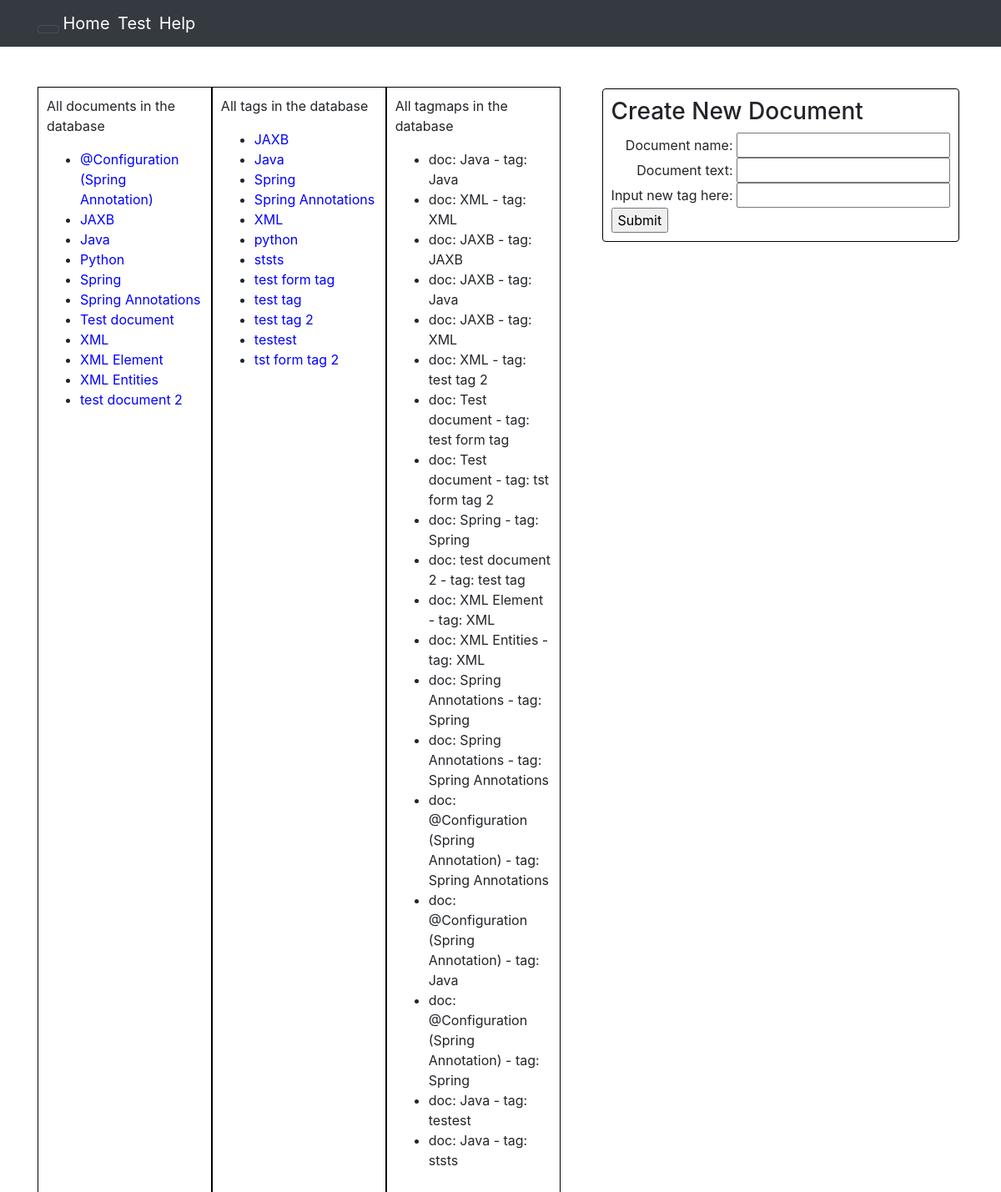
Page /notesfromxml/ on the earlier database version.
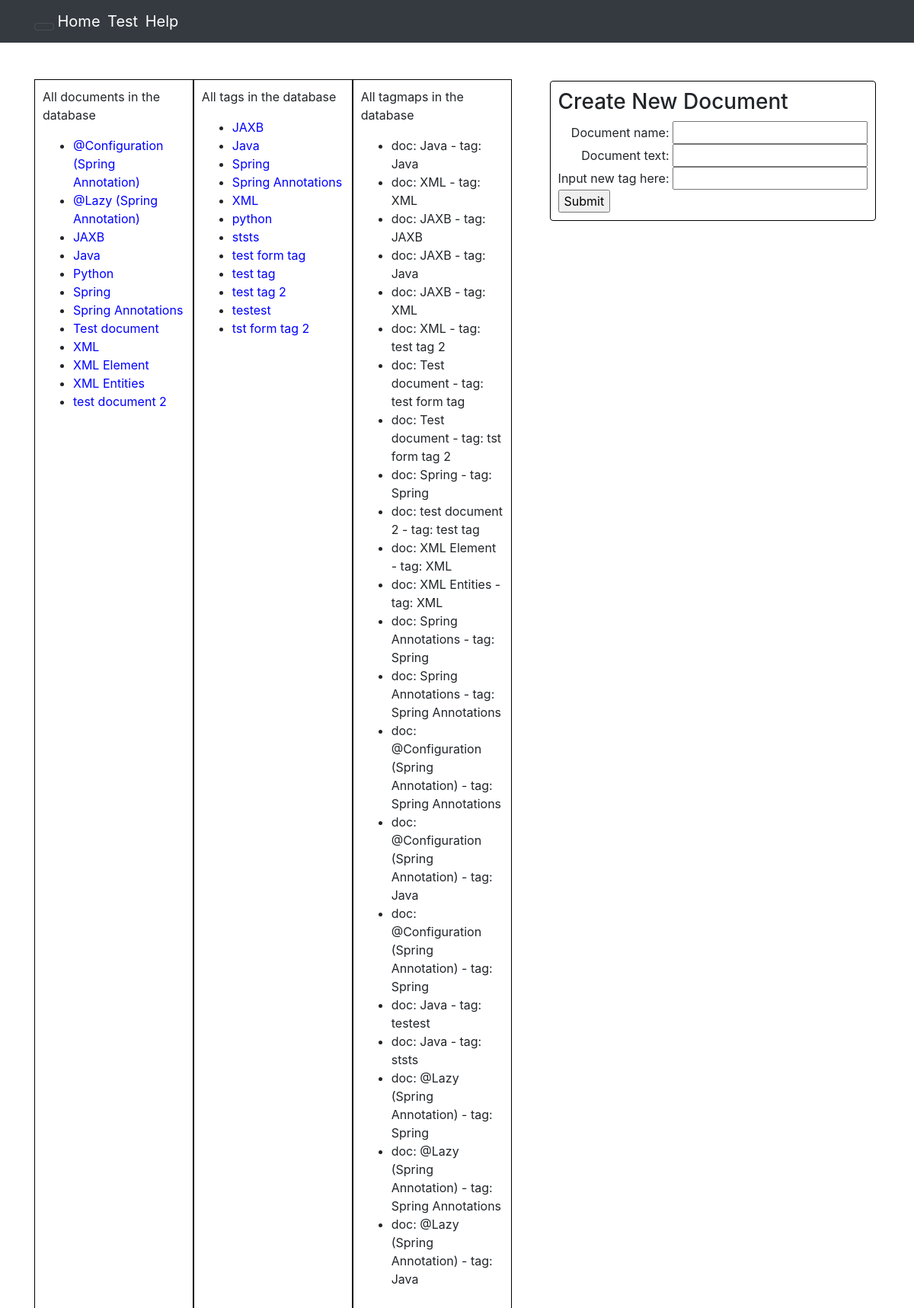
Same page on the later database version.
### notesfromxml/models.py (models this page shows, shortened)
class Document(models.Model):
    document_name = models.TextField()
    document_text = models.TextField()
    document_image = models.ImageField(blank=True)  # This allows only 1 image for each document.

class Tag(models.Model):
    tag_name = models.TextField()

class Tagmap(models.Model):
    tag = models.ForeignKey(
        'Tag',
        on_delete=models.CASCADE
    )
    document = models.ForeignKey(
        'Document',
        on_delete=models.CASCADE
    )
    def __str__(self):
        return 'doc: ' + self.document.document_name + " - tag: " + self.tag.tag_name

### notesfromxml/views.py (the view)
# urls.py: path('', views.index, name='index'),
def index(request):
    return render(request, 'notesfromxml/index.html', {'tags': Tag.objects.all().order_by('tag_name'),
                                                       'tagmaps': Tagmap.objects.all(),
                                                       'documents': Document.objects.all().order_by('document_name'),
                                                       'form': CreateDocumentForm()})

### notesfromxml/forms.py
class CreateDocumentForm(forms.Form):
    document_name = forms.CharField(label='Document name:')
    document_text = forms.CharField(label='Document text:')
    new_tag = forms.CharField(label='Input new tag here:')
    class Meta:
        fields = ['document_name', 'document_text', 'new_tag']

### notesfromxml/templatetags/app_filters.py (called while the page is built)
@register.filter(name='add_class')
def add_class(value, arg):
    return value.as_widget(attrs={'class': arg})

### notesfromxml/templates/notesfromxml/index.html (shortened to what this page needs)
{% extends 'notesfromxml/base.html' %}
{% load static %}
{% load app_filters %}
{% block nav-style %}mkt-nav{% endblock nav-style %}
{% block head_css_page %}
    <link href="{% static 'notesfromxml/css/index.css' %}" rel="stylesheet" media="screen">
{% endblock head_css_page %}
{% block content %}
    <div id="div-container-create-doc">
        <h3>Create New Document</h3>
        <form action="{% url 'notesfromxml:create_doc'%}" method="post">
            <div class="create_doc_input">
                <div>
                    {{ form.document_name.label }}
                    {{ form.document_name|add_class:'form_doc_name' }}
                </div>
                <div>
                    {{ form.document_text.label }}
                    {{ form.document_text|add_class:'form_doc_text' }}
                </div>
                <div>
                    {{ form.new_tag.label }}
                    {{ form.new_tag|add_class:'form_new_tag' }}
                </div>
            </div>
            <input type="submit" />
        </form>
    </div>
    <div class="container index-container">
        <div class="row">
            <div id="div-container-all-docs" class="col-md-4">
                {% if documents %}
                    <p>All documents in the database</p>
                    <ul>
                        {% for doc in documents %}
                            <li><a href="{% url 'notesfromxml:display_doc' doc.document_name %}">{{ doc.document_name }}</a></li>
                        {% endfor %}
                    </ul>
                {% endif %}
            </div>
            <div id="div-container-all-tags" class="col-md-4">
                {% if tags %}
                    <p>All tags in the database</p>
                    <ul>
                        {% for tag in tags %}
                            <li><a href="{% url 'notesfromxml:display_tag' tag.tag_name %}">{{ tag.tag_name }}</a></li>
                        {% endfor %}
                    </ul>
                {% endif %}
            </div>
            <div id="div-container-all-tagmaps" class="col-md-4">
                {% if tagmaps %}
                    <p>All tagmaps in the database</p>
                    <ul>
                        {% for tagmap in tagmaps %}
                            <li>{{ tagmap }}</li>
                        {% endfor %}
                    </ul>
                {% endif %}
            </div>
        </div>
    </div>
{% endblock content %}

### notesfromxml/templates/notesfromxml/base.html (shortened to what this page needs)
<!DOCTYPE html>
<html lang="en">
<head>
    {% load static %}
    {% block head_css %}
        {% block head_css_site %}
            <link rel="stylesheet" href="https://stackpath.bootstrapcdn.com/bootstrap/4.1.0/css/bootstrap.min.css"
 media="screen"/>
            <link href="{% static 'notesfromxml/css/base.css' %}" rel="stylesheet" media="screen">
        {% endblock head_css_site %}
        {% block head_css_page %}{% endblock head_css_page %}
    {% endblock head_css %}
</head>
<body>
    <header>
        <div class="navbar navbar-dark navbar-static-top bg-dark
            {% block nav-style %}{% endblock %}">
            <div class="container p-none">
                <div class="navbar-header">
                    <button type="button" class="navbar-toggler"
                            data-toggle="collapse"
                            data-target=".navbar-collapse">
                    </button>
                    <a class="navbar-brand navbar-custom-btn" href={% url 'notesfromxml:index' %}>Home</a>
                    <a class="navbar-brand navbar-custom-btn" href={% url 'notesfromxml:doc_by_tag' %}>Test</a>
                    <a class="navbar-brand navbar-custom-btn" href={% url 'notesfromxml:display_help' %}>Help</a>
                </div>
            </div>
        </div>
    </header>
    <div id="site-wrapper">
        {% block content %}{% endblock content %}
    </div>
</body>
</html>

### notesfromxml/static/notesfromxml/css/base.css (style rules this page uses)
.navbar-brand { margin-right: 5px; }

### notesfromxml/static/notesfromxml/css/index.css (style rules this page uses)
a { color: blue; }
#div-container-create-doc { border: 1px solid black; border-radius: 4px; padding: 10px; margin: 50px; float: right; display: block; }
.create_doc_input { text-align: right }
#div-container-all-tags { border: 1px solid black; float: left; padding: 10px; }
#div-container-all-docs { border: 1px solid black; float: left; padding: 10px; }
#div-container-all-tagmaps { border: 1px solid black; float: left; padding: 10px; }
.index-container { padding-top: 3rem; }

Differences in the rows shown:
added Document: document_name "@Lazy (Spring Annotation)"
added Tagmap: document+tag "doc: @Lazy (Spring Annotation) - tag: Spring"
added Tagmap: document+tag "doc: @Lazy (Spring Annotation) - tag: Spring Annotations"
added Tagmap: document+tag "doc: @Lazy (Spring Annotation) - tag: Java"
